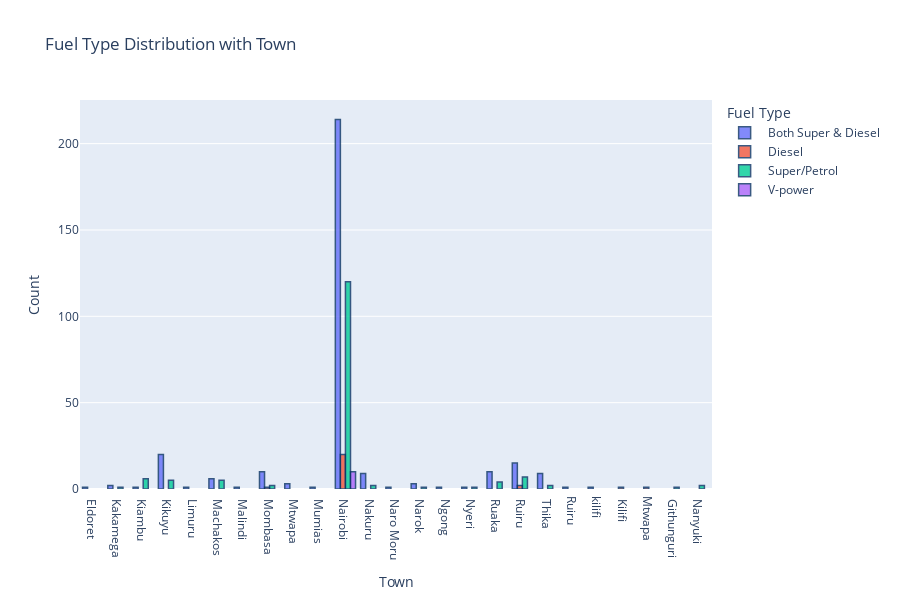

Notebook code cell kept with this figure:
### Markdown cell above
### Fuel Type Distribution with relation to Town

### Code cell
fuel_Area=petrol_data.loc[:,["Fuel Type","Town"]].groupby(["Fuel Type","Town"]).size().reset_index()
fuel_Area.columns=["Fuel Type","Town","Count"]
fig=px.bar(fuel_Area,x='Town',y='Count',color="Fuel Type",
          barmode='group',title="Fuel Type Distribution with Town",
          height=600,width=900,)
fig.update_traces(marker_line_color='rgb(9,50,100)',marker_line_width=1.5,opacity=0.8)
fig.show()

### Figure 1 — Plotly figure (JSON) as saved in the notebook; plotly's stock layout.template omitted (floating-point values rounded to 4 significant figures)
{"data": [{"alignmentgroup": "True", "hovertemplate": "Fuel Type= Both Super & Diesel <br>Town=%{x}<br>Count=%{y}<extra></extra>", "legendgroup": " Both Super & Diesel ", "marker": {"color": "#636efa", "line": {"color": "rgb(9,50,100)", "width": 1.5}, "pattern": {"shape": ""}}, "name": " Both Super & Diesel ", "offsetgroup": " Both Super & Diesel ", "opacity": 0.8, "orientation": "v", "showlegend": true, "textposition": "auto", "type": "bar", "x": [" Eldoret ", " Kakamega ", " Kiambu ", " Kikuyu ", " Limuru", " Machakos ", " Malindi ", " Mombasa ", " Mtwapa ", " Mumias ", " Nairobi ", " Nakuru ", " Naro Moru ", " Narok ", " Ngong", " Nyeri ", " Ruaka", " Ruiru ", " Thika ", "Ruiru", "kilifi"], "xaxis": "x", "y": [1, 2, 1, 20, 1, 6, 1, 10, 3, 1, 214, 9, 1, 3, 1, 1, 10, 15, 9, 1, 1], "yaxis": "y"}, {"alignmentgroup": "True", "hovertemplate": "Fuel Type= Diesel <br>Town=%{x}<br>Count=%{y}<extra></extra>", "legendgroup": " Diesel ", "marker": {"color": "#EF553B", "line": {"color": "rgb(9,50,100)", "width": 1.5}, "pattern": {"shape": ""}}, "name": " Diesel ", "offsetgroup": " Diesel ", "opacity": 0.8, "orientation": "v", "showlegend": true, "textposition": "auto", "type": "bar", "x": [" Kilifi ", " Mombasa ", " Nairobi ", " Ruiru ", "Mtwapa"], "xaxis": "x", "y": [1, 1, 20, 2, 1], "yaxis": "y"}, {"alignmentgroup": "True", "hovertemplate": "Fuel Type= Super/Petrol <br>Town=%{x}<br>Count=%{y}<extra></extra>", "legendgroup": " Super/Petrol ", "marker": {"color": "#00cc96", "line": {"color": "rgb(9,50,100)", "width": 1.5}, "pattern": {"shape": ""}}, "name": " Super/Petrol ", "offsetgroup": " Super/Petrol ", "opacity": 0.8, "orientation": "v", "showlegend": true, "textposition": "auto", "type": "bar", "x": [" Githunguri ", " Kakamega ", " Kiambu ", " Kikuyu ", " Machakos ", " Mombasa ", " Nairobi ", " Nakuru ", " Nanyuki ", " Narok ", " Nyeri ", " Ruaka", " Ruiru ", " Thika "], "xaxis": "x", "y": [1, 1, 6, 5, 5, 2, 120, 2, 2, 1, 1, 4, 7, 2], "yaxis": "y"}, {"alignmentgroup": "True", "hovertemplate": "Fuel Type= V-power <br>Town=%{x}<br>Count=%{y}<extra></extra>", "legendgroup": " V-power ", "marker": {"color": "#ab63fa", "line": {"color": "rgb(9,50,100)", "width": 1.5}, "pattern": {"shape": ""}}, "name": " V-power ", "offsetgroup": " V-power ", "opacity": 0.8, "orientation": "v", "showlegend": true, "textposition": "auto", "type": "bar", "x": [" Nairobi "], "xaxis": "x", "y": [10], "yaxis": "y"}], "layout": {"barmode": "group", "height": 600, "legend": {"title": {"text": "Fuel Type"}, "tracegroupgap": 0}, "title": {"text": "Fuel Type Distribution with Town"}, "width": 900, "xaxis": {"anchor": "y", "domain": [0.0, 1.0], "title": {"text": "Town"}}, "yaxis": {"anchor": "x", "domain": [0.0, 1.0], "title": {"text": "Count"}}}}
